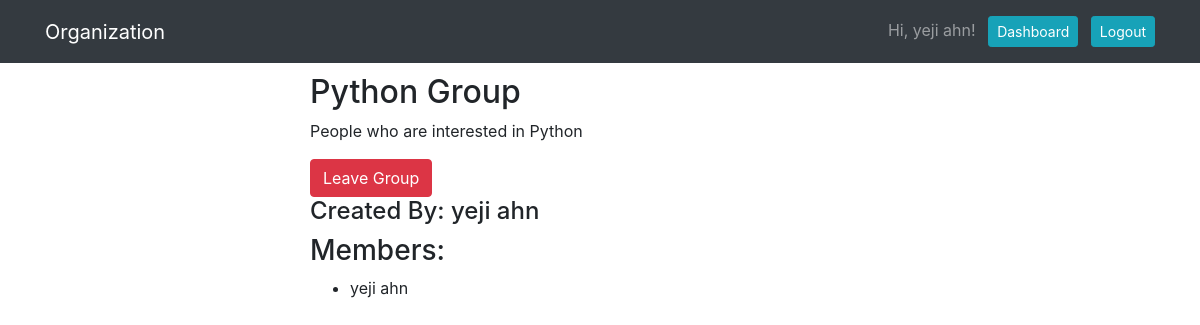
/organization/1 (signed in), run on the app's committed database.
### org_app/models.py (models this page shows)
class User(models.Model):
    first_name = models.CharField(max_length=255)
    last_name = models.CharField(max_length=255)
    username = models.CharField(max_length=255)
    email = models.EmailField(max_length=255)
    password = models.CharField(max_length=255)
    created_at = models.DateField(auto_now_add=True)
    updated_at = models.DateField(auto_now=True)
    objects = UserManager()

class Organization(models.Model):
    name = models.CharField(max_length=255)
    description = models.CharField(max_length=255)
    creator = models.ForeignKey(User, related_name="has_created_org", on_delete=models.CASCADE)
    favorited_by = models.ManyToManyField(User, related_name="favorited_org")
    created_at = models.DateField(auto_now_add=True)
    updated_at = models.DateField(auto_now=True)
    objects = OrganizationManager()

### org_app/views.py (the view)
# urls.py: path("organization/<int:id>", views.one_org),
def one_org(request, id):
    context = {
        'one_org': Organization.objects.get(id=id),
        'current_user': User.objects.get(id=request.session['user_id'])
    }
    return render(request, "one_org.html", context)

### org_app/templates/one_org.html (shortened to what this page needs)
<!DOCTYPE html>
<html lang="en">
<head>
    <link href="https://stackpath.bootstrapcdn.com/bootstrap/4.5.0/css/bootstrap.min.css" rel="stylesheet">
    {% load static %}
    <link rel="stylesheet" href="{% static 'style.css' %}">
</head>
<body>
    <nav class="navbar navbar-expand-lg navbar-dark bg-dark">
        <div class="container">
            <a class="navbar-brand" href="/organization">Organization</a>
            <div class="collapse navbar-collapse" id="navbarText">
                <span class="navbar-text">
                    Hi, {{current_user.first_name}} {{current_user.last_name}}!</a> <a href="/organization" role="button"
                        class="btn btn-sm btn-info ml-2 text-white">Dashboard</a> <a href="/logout" role="button"
                        class="btn btn-sm btn-info ml-2 text-white">Logout</a>
                </span>
            </div>
        </div>
    </nav>
        <div class="wrapper">
            <h2>{{ one_org.name }}</h2>
            <p> {{ one_org.description }}</p>
            {% if current_user not in one_org.favorited_by.all %}
            <a href="/join/{{one_org.id}}" role="button" class="btn btn-danger">Join Group</a>
            {% else %}
            <a href="/leave/{{one_org.id}}" role="button" class="btn btn-danger">Leave Group</a>
            {% endif %}
            <h4>Created By: {{one_org.creator.first_name}} {{one_org.creator.last_name}}</h4>
            <h3>Members:</h3>
            <ul>
                {% for fav in one_org.favorited_by.all %}
                <li>{{fav.first_name}} {{fav.last_name }}</li>
                {% endfor %}
            </ul>
        </div>
</body>
</html>

### org_app/static/style.css (style rules this page uses)
.wrapper { margin: auto; width: 50%; padding: 10px; }

### data on the page
User: first_name "yeji", last_name "ahn"
Organization: name "Python Group", description "People who are interested in Python", creator.first_name "yeji", creator.last_name "ahn"
